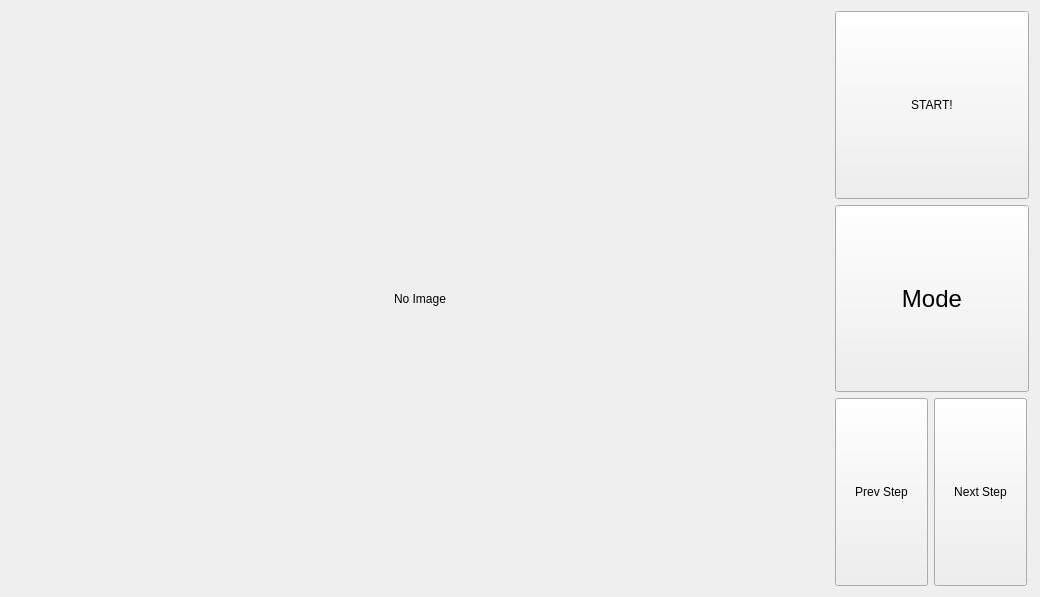
<?xml version="1.0" encoding="UTF-8"?>
<ui version="4.0">
 <class>Widget</class>
 <widget class="QWidget" name="Widget">
  <property name="geometry">
   <rect>
    <x>0</x>
    <y>0</y>
    <width>1040</width>
    <height>597</height>
   </rect>
  </property>
  <property name="sizePolicy">
   <sizepolicy hsizetype="Maximum" vsizetype="Maximum">
    <horstretch>0</horstretch>
    <verstretch>0</verstretch>
   </sizepolicy>
  </property>
  <property name="maximumSize">
   <size>
    <width>1040</width>
    <height>597</height>
   </size>
  </property>
  <property name="windowTitle">
   <string>Widget</string>
  </property>
  <layout class="QGridLayout" name="gridLayout_2">
   <item row="0" column="0">
    <layout class="QHBoxLayout" name="horizontalLayout">
     <item>
      <layout class="QVBoxLayout" name="verticalLayout_2">
       <item>
        <widget class="QLabel" name="label">
         <property name="enabled">
          <bool>true</bool>
         </property>
         <property name="sizePolicy">
          <sizepolicy hsizetype="Preferred" vsizetype="Preferred">
           <horstretch>0</horstretch>
           <verstretch>0</verstretch>
          </sizepolicy>
         </property>
         <property name="minimumSize">
          <size>
           <width>0</width>
           <height>0</height>
          </size>
         </property>
         <property name="maximumSize">
          <size>
           <width>16777215</width>
           <height>16777215</height>
          </size>
         </property>
         <property name="text">
          <string>No Image</string>
         </property>
         <property name="alignment">
          <set>Qt::AlignCenter</set>
         </property>
        </widget>
       </item>
      </layout>
     </item>
     <item>
      <layout class="QVBoxLayout" name="verticalLayout">
       <item>
        <layout class="QVBoxLayout" name="verticalLayout_5">
         <item>
          <widget class="QPushButton" name="pushButton">
           <property name="sizePolicy">
            <sizepolicy hsizetype="Minimum" vsizetype="Preferred">
             <horstretch>0</horstretch>
             <verstretch>0</verstretch>
            </sizepolicy>
           </property>
           <property name="minimumSize">
            <size>
             <width>194</width>
             <height>0</height>
            </size>
           </property>
           <property name="maximumSize">
            <size>
             <width>194</width>
             <height>16777215</height>
            </size>
           </property>
           <property name="text">
            <string>START!</string>
           </property>
           <property name="checkable">
            <bool>true</bool>
           </property>
           <property name="checked">
            <bool>false</bool>
           </property>
          </widget>
         </item>
        </layout>
       </item>
       <item>
        <layout class="QVBoxLayout" name="verticalLayout_3">
         <item>
          <widget class="QPushButton" name="pauseAndPlay">
           <property name="sizePolicy">
            <sizepolicy hsizetype="Minimum" vsizetype="Preferred">
             <horstretch>0</horstretch>
             <verstretch>0</verstretch>
            </sizepolicy>
           </property>
           <property name="font">
            <font>
             <pointsize>18</pointsize>
            </font>
           </property>
           <property name="text">
            <string>Mode</string>
           </property>
           <property name="checkable">
            <bool>true</bool>
           </property>
           <property name="checked">
            <bool>false</bool>
           </property>
          </widget>
         </item>
        </layout>
       </item>
       <item>
        <layout class="QVBoxLayout" name="verticalLayout_7">
         <item>
          <layout class="QGridLayout" name="gridLayout">
           <item row="0" column="0">
            <widget class="QPushButton" name="prevStep">
             <property name="sizePolicy">
              <sizepolicy hsizetype="Minimum" vsizetype="Preferred">
               <horstretch>0</horstretch>
               <verstretch>0</verstretch>
              </sizepolicy>
             </property>
             <property name="minimumSize">
              <size>
               <width>93</width>
               <height>0</height>
              </size>
             </property>
             <property name="maximumSize">
              <size>
               <width>93</width>
               <height>16777215</height>
              </size>
             </property>
             <property name="text">
              <string>Prev Step</string>
             </property>
            </widget>
           </item>
           <item row="0" column="1">
            <widget class="QPushButton" name="nextStep">
             <property name="sizePolicy">
              <sizepolicy hsizetype="Minimum" vsizetype="Preferred">
               <horstretch>0</horstretch>
               <verstretch>0</verstretch>
              </sizepolicy>
             </property>
             <property name="minimumSize">
              <size>
               <width>93</width>
               <height>0</height>
              </size>
             </property>
             <property name="maximumSize">
              <size>
               <width>93</width>
               <height>16777215</height>
              </size>
             </property>
             <property name="text">
              <string>Next Step</string>
             </property>
            </widget>
           </item>
          </layout>
         </item>
        </layout>
       </item>
      </layout>
     </item>
    </layout>
   </item>
  </layout>
 </widget>
 <resources/>
 <connections/>
</ui>
